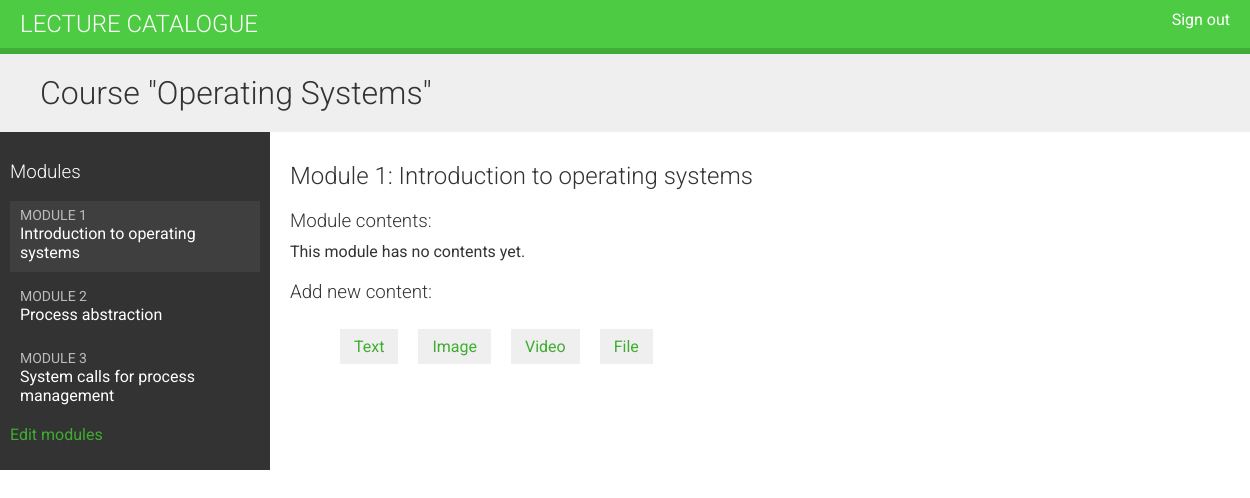
/course/module/16/ (signed in), run on the app's committed database.
### courses/models.py (models this page shows, shortened)
class Course(models.Model):
	owner = models.ForeignKey(User,
		related_name='courses_created',
		on_delete=models.CASCADE)
	subject = models.ForeignKey(Subject,
		related_name='courses',
		on_delete=models.CASCADE)
	title = models.CharField(max_length=200)
	slug = models.SlugField(max_length=200, unique=True)
	overview = models.TextField()
	created = models.DateTimeField(auto_now_add=True)
	class Meta:
		ordering = ['-created']
	students = models.ManyToManyField(User,
		related_name='courses_joined',
		blank=True)

class Module(models.Model):
	course = models.ForeignKey(Course,
		related_name='modules',
		on_delete=models.CASCADE)
	title = models.CharField(max_length=200)
	description = models.TextField(blank=True)
	order = OrderField(blank=True, for_fields=['course'])
	class Meta:
		ordering = ['order']

### courses/views.py (the view)
class ModuleContentListView(TemplateResponseMixin, View):
	template_name = 'courses/manage/module/content_list.html'
	def get(self, request, module_id):
		module = get_object_or_404(Module,
			id=module_id,
			course__owner=request.user)
		return self.render_to_response({'module': module})

### courses/templates/courses/manage/module/content_list.html (shortened to what this page needs)
{% extends "base.html" %}
{% load course %}
{% block content %}
	{% with course=module.course %}
	<h1>Course "{{ course.title }}"</h1>
	<div class="contents">
		<h3>Modules</h3>
		<ul id="modules">
		{% for m in course.modules.all %}
		<li data-id="{{ m.id }}" {% if m == module %}
		class="selected"{% endif %}>
		<a href="{% url "module_content_list" m.id %}">
		<span> Module <span class="order">{{ m.order|add:1 }}</span></span>
		<br>
		{{ m.title }}
		</a>
		</li>
		{% empty %}
		<li>No modules yet.</li>
		{% endfor %}
		</ul>
		<p><a href="{% url "course_module_update" course.id %}">Edit modules</a></p>
	 </div>
	 <div class="module">
		<h2>Module {{ module.order|add:1 }}: {{ module.title }}</h2>
		<h3>Module contents:</h3>
		<div id="module-contents">
			{% for content in module.contents.all %}
			<div data-id="{{ content.id }}">
				{% with item=content.item %}
				<p>{{ item }} ({{ item|model_name }})</p>
				<a href="{% url "module_content_update" module.id item|model_name item.id %}">Edit</a>
				<form action="{% url "module_content_delete" content.id %}" method="post"><input type="submit" value="Delete">{% csrf_token %}</form>
				{% endwith %}
			</div>
			{% empty %}
			<p>This module has no contents yet.</p>
			{% endfor %}
		</div>
		<h3>Add new content:</h3>
		<ul class="content-types">
		<li><a href="{% url "module_content_create" module.id "text"%}">Text</a></li>
		<li><a href="{% url "module_content_create" module.id "image"%}">Image</a></li>
		<li><a href="{% url "module_content_create" module.id "video"%}">Video</a></li>
		<li><a href="{% url "module_content_create" module.id "file"%}">File</a></li>
		</ul>
	</div>
	{% endwith %}
{% endblock %}

### courses/static/css/base.css (style rules this page uses)
body { margin:0; font-family:'Roboto', sans-serif; font-weight:400; color:#333; }
a { color:#3fad30; text-decoration:none; }
ul { float:left; }
h1, h2, h3, h4, h5, h6 { font-family:'Roboto', sans-serif; font-weight:300; }
h1 { background:#efefef; width:100%; overflow:auto; padding:20px 0 20px 40px; margin:0; }
.module { padding:10px 20px; float:left; width:600px; }
.module h3 { margin:20px 0 0; padding:0; width:100%; }
.module p { margin:10px 0 20px; width:100%; float:left; }
.contents { width:20%; padding:10px; float:left; background:#333; color: #fff; font-family:'Roboto', sans-serif; }
.contents ul { list-style:none; margin:0; padding:0; width:100%; }
.contents ul li { margin:0 0 10px 0; padding:4px 10px 10px; overflow:auto; cursor:move; }
.contents ul li.selected { background:#3f3f3f; }
.contents ul span { text-transform:uppercase; color:#bbb; font-size:14px; }
.contents ul a { display:block; color:#fff; text-decoration:none; }
ul.content-types li { list-style:none; float:left; margin:10px; background:#efefef; padding:8px 14px; }

### data on the page
Course: title "Operating Systems"
Module: order|add "1", title "Introduction to operating systems"
Module: order|add "2", title "Process abstraction"
Module: order|add "3", title "System calls for process management"
